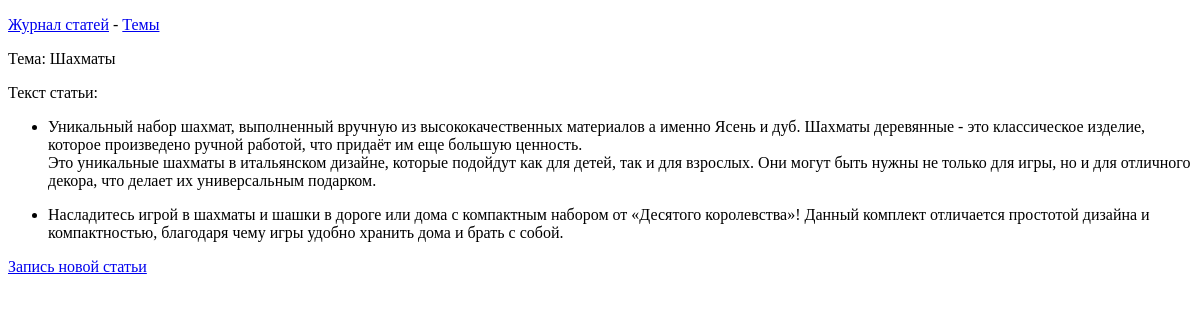
Page /topics/1/ on the earlier database version.
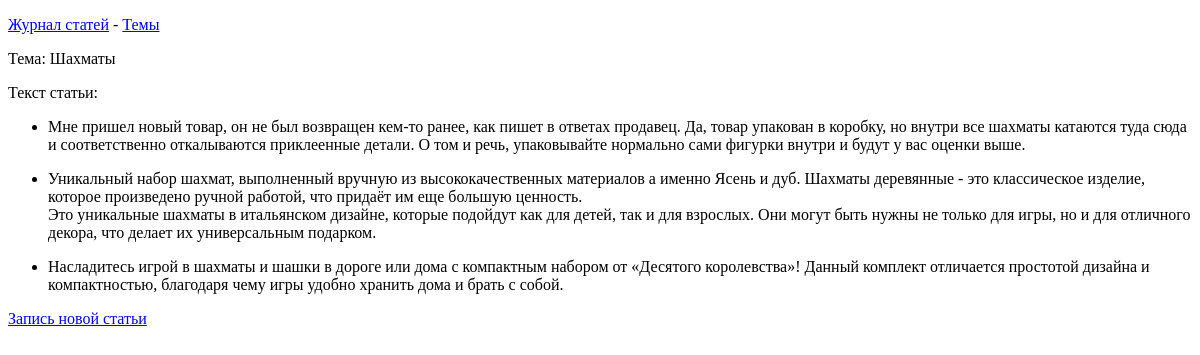
Same page on the later database version.
### learning_logs/models.py (models this page shows, shortened)
class Topic(models.Model):
    text = models.CharField(max_length=150)
    data_added = models.DateTimeField(auto_now_add=True)
    def __str__(self):
        return self.text

class Entry(models.Model):
    topic = models.ForeignKey(Topic, on_delete=models.CASCADE)
    text = models.TextField()
    date_added = models.DateTimeField(auto_now_add=True)
    class Meta:
        verbose_name_plural="entries"

### learning_logs/views.py (the view)
# urls.py: path('topics/<int:topic_id>/', views.topic, name='topic'),
def topic(request, topic_id):
    topic = Topic.objects.get(id=topic_id)
    entries = topic.entry_set.order_by('-date_added')
    context = {'topic': topic, 'entries': entries}
    return render(request, 'learning_logs/topic.html', context)

### learning_logs/templates/learning_logs/topic.html (shortened to what this page needs)
{% extends 'learning_logs/base.html' %}
{% block content %}
    <p>Тема: {{ topic }}</p>
    <p>Текст статьи:</p>
    <ul>
        {% for entry in entries %}
            <li>
               <p>{{ entry.text|linebreaks }}</p>
            </li>
        {% empty %}
            <li>
                Добавте записи
            </li>
        {% endfor %}
    </ul>
    <p>
        <a href="{% url 'learning_logs:new_entry' topic.id %}">Запись новой статьи</a>
    </p>
{% endblock content %}

### learning_logs/templates/learning_logs/base.html (shortened to what this page needs)
<!DOCTYPE html>
<html lang="en">
<head>
</head>
<body>
    <p>
        <a href="{% url 'learning_logs:index' %}">Журнал статей</a>  -
        <a href="{% url 'learning_logs:topics' %}">Темы</a>
    </p>
    {% block content %}{% endblock content %}
</body>
</html>

Differences in the rows shown:
added Entry: text "Мне пришел новый товар, он не был возвращен кем-то ранее, как пишет в ответах продавец. Да, товар упакован в коробку, но внутри все шахматы катаются туда сюда и соответственно откалываются приклеенные детали. О том и речь, упаковывайте нормально сами фигурки внутри и будут у вас оценки выше."
